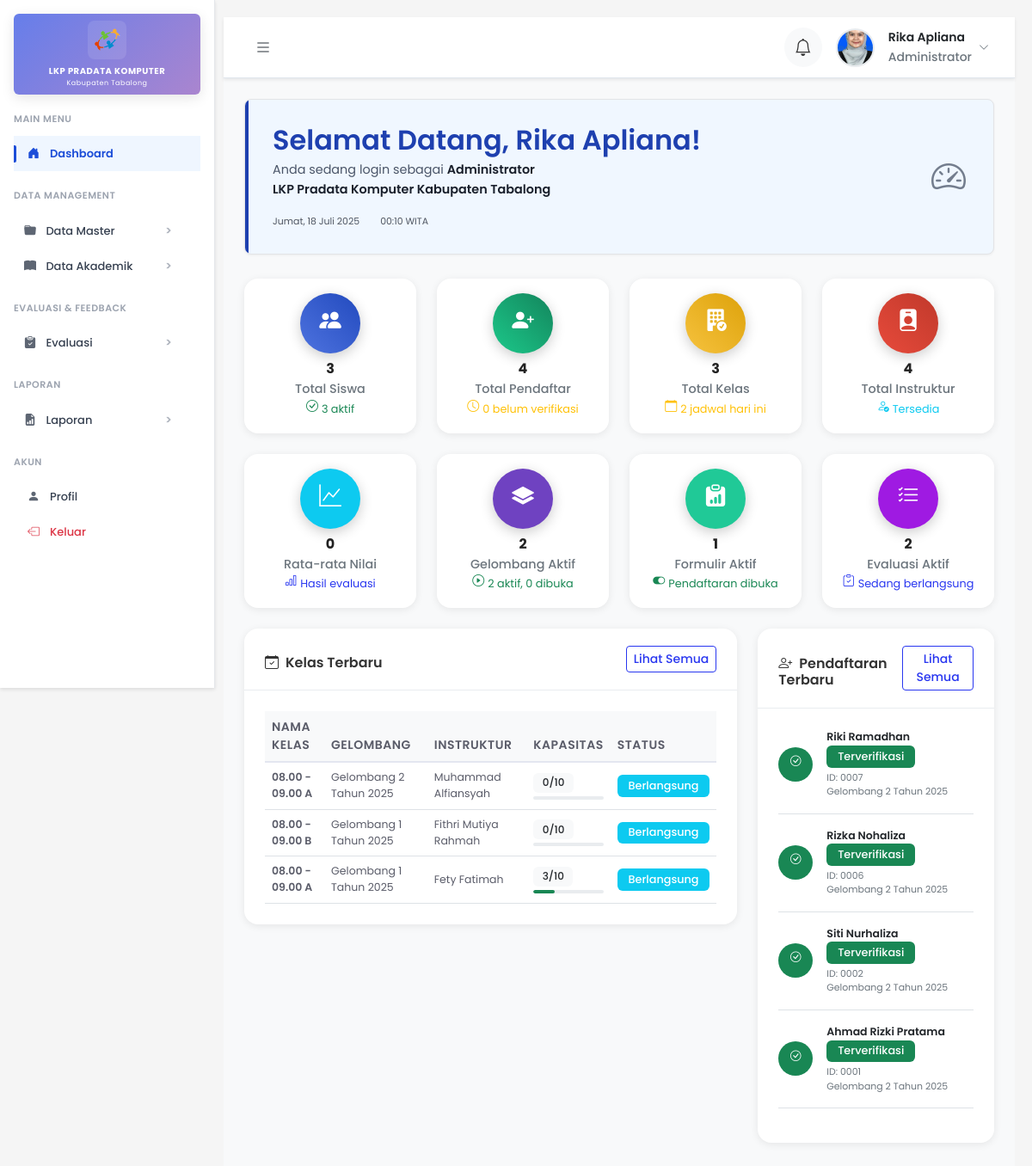
The app's page /pages/admin/dashboard.php (signed in) with its own data.
### tables this page shows
CREATE TABLE `pendaftar` (
  `id_pendaftar` int(11) NOT NULL,
  `id_gelombang` int(11) DEFAULT NULL,
  `nik` varchar(16) DEFAULT NULL,
  `nama_pendaftar` varchar(100) DEFAULT NULL,
  `tempat_lahir` varchar(50) DEFAULT NULL,
  `tanggal_lahir` date DEFAULT NULL,
  `jenis_kelamin` enum('Laki-Laki','Perempuan') DEFAULT NULL,
  `pendidikan_terakhir` enum('SD','SLTP','SLTA','D1','D2','S1','S2','S3') DEFAULT NULL,
  `no_hp` varchar(20) DEFAULT NULL,
  `email` varchar(100) DEFAULT NULL,
  `alamat_lengkap` text DEFAULT NULL,
  `jam_pilihan` enum('08.00 - 09.00','09.00 - 10.00','10.00 - 11.00','11.00 - 12.00','13.00 - 14.00','14.00 - 15.00','15.00 - 16.00','16.00 - 17.00','17.00 - 18.00','19.00 - 20.00','20.00 - 21.00','21.00 - 22.00') DEFAULT NULL,
  `pas_foto` varchar(255) DEFAULT NULL,
  `ktp` varchar(255) DEFAULT NULL,
  `kk` varchar(255) DEFAULT NULL,
  `ijazah` varchar(255) DEFAULT NULL,
  `status_pendaftaran` enum('Belum di Verifikasi','Terverifikasi','Diterima') DEFAULT NULL
);

CREATE TABLE `gelombang` (
  `id_gelombang` int(11) NOT NULL,
  `tahun` year(4) NOT NULL,
  `gelombang_ke` int(11) NOT NULL,
  `nama_gelombang` varchar(100) DEFAULT NULL,
  `status` enum('aktif','selesai','dibuka') DEFAULT 'dibuka'
);

### pages/admin/dashboard.php (the view, shortened to what the rows shown need)
<?php
include '../../includes/db.php';
$user_id = $_SESSION['user_id'];
$admin_query = "SELECT a.nama, a.email, a.foto, u.username
                FROM admin a
                JOIN user u ON a.id_user = u.id_user
                WHERE a.id_user = ?";
$stmt = $conn->prepare($admin_query);
$stmt->bind_param("i", $user_id);
$stmt->execute();
$result = $stmt->get_result();
$AdminData = $result->fetch_assoc();
$queryKelas = "SELECT k.nama_kelas, k.kapasitas, i.nama AS instruktur, g.nama_gelombang, g.status as status_gelombang,
               COUNT(s.id_siswa) as jumlah_siswa
               FROM kelas k
               LEFT JOIN instruktur i ON k.id_instruktur = i.id_instruktur
               LEFT JOIN gelombang g ON k.id_gelombang = g.id_gelombang
               LEFT JOIN siswa s ON k.id_kelas = s.id_kelas AND s.status_aktif = 'aktif'
               GROUP BY k.id_kelas
               ORDER BY k.id_kelas DESC
               LIMIT 5";
$resultKelas = mysqli_query($conn, $queryKelas);
$queryPendaftaranTerbaru = "SELECT p.nama_pendaftar, p.status_pendaftaran, p.id_pendaftar, g.nama_gelombang
                           FROM pendaftar p
                           LEFT JOIN gelombang g ON p.id_gelombang = g.id_gelombang
                           ORDER BY p.id_pendaftar DESC
                           LIMIT 5";
$resultPendaftaran = mysqli_query($conn, $queryPendaftaranTerbaru);
?>
<!DOCTYPE html>
<html lang="id">
<head>
  <link rel="stylesheet" href="../../assets/css/bootstrap.min.css" />
  <link rel="stylesheet" href="../../assets/css/bootstrap-icons.css" />
  <link rel="stylesheet" href="../../assets/css/fonts.css" />
  <link rel="stylesheet" href="../../assets/css/styles.css" />
</head>
<body>
  <div class="d-flex">
    <div class="flex-fill dashboard-bg">
      <nav class="top-navbar">
        <div class="container-fluid px-3 px-md-4">
          <div class="d-flex align-items-center">
            <div class="d-flex align-items-center">
              <div class="dropdown">
                <button class="btn p-0 border-0 bg-transparent" type="button" data-bs-toggle="dropdown" aria-expanded="false">
                  <div class="d-flex align-items-center">
                    <div class="me-3">
                      <?php if (!empty($AdminData['foto']) && file_exists('../../uploads/profile_pictures/' . $AdminData['foto'])): ?>
                        <img src="../../uploads/profile_pictures/<?= $AdminData['foto'] ?>"
                             alt="Foto Profil"
                             class="rounded-circle"
                             style="width: 45px; height: 45px; object-fit: cover; border: 2px solid #e9ecef;">
                      <?php endif; ?>
                    </div>
                    <div class="text-start d-none d-md-block">
                      <div class="fw-semibold text-dark" style="font-size: 14px;">
                        <?= htmlspecialchars($AdminData['nama']) ?>
                      </div>
                      <small class="text-muted">Administrator</small>
                    </div>
                  </div>
                </button>
              </div>
            </div>
          </div>
        </div>
      </nav>
      <div class="p-3 p-md-4">
        <div class="welcome-card corporate">
          <div class="row align-items-center">
            <div class="col-md-8">
              <div class="d-flex align-items-center mb-3">
                <div>
                  <h2 class="mb-1 font-roboto">Selamat Datang, <?= htmlspecialchars($AdminData['nama']) ?>!</h2>
                  <p class="mb-0 opacity-90">
                    Anda sedang login sebagai <strong>Administrator</strong><br>
                    <strong>LKP Pradata Komputer Kabupaten Tabalong</strong>
                  </p>
                </div>
              </div>
            </div>
          </div>
        </div>
        <div class="row">
          <div class="col-lg-8 mb-4">
            <div class="card content-card">
              <div class="card-body">
                <?php if (mysqli_num_rows($resultKelas) > 0): ?>
                  <div class="table-responsive">
                    <table class="table table-hover">
                      <thead class="table-light">
                        <tr>
                          <th>Nama Kelas</th>
                          <th>Gelombang</th>
                          <th>Instruktur</th>
                          <th>Kapasitas</th>
                          <th>Status</th>
                        </tr>
                      </thead>
                    </table>
                  </div>
                <?php endif; ?>
              </div>
            </div>
          </div>
          <div class="col-lg-4 mb-4">
            <div class="card content-card">
              <div class="card-body">
                <?php if (mysqli_num_rows($resultPendaftaran) > 0): ?>
                  <?php while ($pendaftaran = mysqli_fetch_assoc($resultPendaftaran)):
                    $statusClass = 'warning';
                    $statusIcon = 'clock';
                    $statusText = 'Belum Verifikasi';
                    if ($pendaftaran['status_pendaftaran'] == 'Terverifikasi') {
                      $statusClass = 'success';
                      $statusIcon = 'check-circle';
                      $statusText = 'Terverifikasi';
                    } elseif ($pendaftaran['status_pendaftaran'] == 'Diterima') {
                      $statusClass = 'primary';
                      $statusIcon = 'person-check';
                      $statusText = 'Diterima';
                    }
                  ?>
                  <div class="d-flex align-items-center mb-3 pb-3 border-bottom">
                    <div class="flex-shrink-0 me-3">
                      <div class="rounded-circle bg-<?= $statusClass ?> text-white d-flex align-items-center justify-content-center" style="width: 40px; height: 40px;">
                        <i class="bi bi-<?= $statusIcon ?>"></i>
                      </div>
                    </div>
                    <div class="flex-grow-1">
                      <div class="fw-semibold"><?= htmlspecialchars($pendaftaran['nama_pendaftar']) ?></div>
                      <span class="badge bg-<?= $statusClass ?> badge-status small">
                        <?= $statusText ?>
                      </span>
                      <div class="text-muted small mt-1">
                        <div>ID: <?= str_pad($pendaftaran['id_pendaftar'], 4, '0', STR_PAD_LEFT) ?></div>
                        <div><?= htmlspecialchars($pendaftaran['nama_gelombang'] ?? 'Gelombang dihapus') ?></div>
                      </div>
                    </div>
                  </div>
                  <?php endwhile; ?>
                <?php endif; ?>
              </div>
            </div>
          </div>
        </div>
      </div>
    </div>
  </div>
</body>
</html>

### records on screen
pendaftar: nama_pendaftar "Riki Ramadhan", status_pendaftaran "Terverifikasi", id_pendaftar "0007", id_gelombang.nama_gelombang "Gelombang 2 Tahun 2025"
pendaftar: nama_pendaftar "Rizka Nohaliza", status_pendaftaran "Terverifikasi", id_pendaftar "0006", id_gelombang.nama_gelombang "Gelombang 2 Tahun 2025"
pendaftar: nama_pendaftar "Siti Nurhaliza", status_pendaftaran "Terverifikasi", id_pendaftar "0002", id_gelombang.nama_gelombang "Gelombang 2 Tahun 2025"
pendaftar: nama_pendaftar "Ahmad Rizki Pratama", status_pendaftaran "Terverifikasi", id_pendaftar "0001", id_gelombang.nama_gelombang "Gelombang 2 Tahun 2025"

### other values on screen
$AdminData['nama'] "Rika Apliana"
$hariIni "Jumat, 18 Juli 2025"
$jumlahSiswa "3"
$siswaAktif "3"
$jumlahPendaftar "4"
$pendaftarBelumVerifikasi "0"
$jumlahKelas "3"
$jadwalHariIni "2"
$jumlahInstruktur "4"
$avgNilai "0"
$gelombangAktif + $gelombangDibuka "2"
$gelombangAktif "2"
$gelombangDibuka "0"
$formulirAktif "1"
$evaluasiAktif "2"
